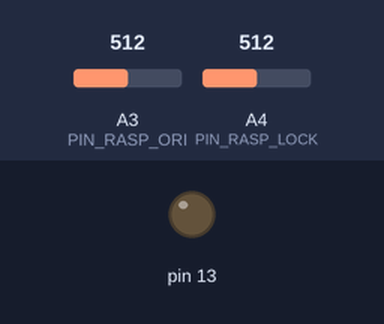
Recording of a sketch running on a simulated Arduino Uno, built with avr-gcc and run on an emulated ATmega328P. Parts: output pins drawn as LEDs (lit = HIGH). The test bench sets the inputs (shaded band); at power-on: A4 (PIN_RASP_LOCK) = 512, A3 (PIN_RASP_ORI) = 512. No radio packets arrive unless stated.

Above: at 2.2 s.
2.3 s: A4 (PIN_RASP_LOCK) set to 585
3.8 s: A4 (PIN_RASP_LOCK) set to 613
At 4.9 s:
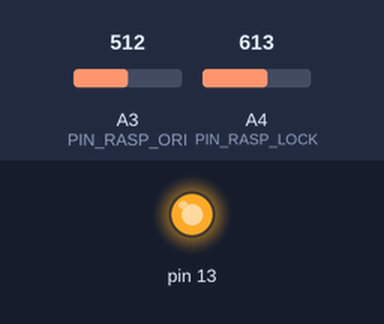
Timing chart, 0 to 6.8 s (numbered marks = the images above; inputs shaded):
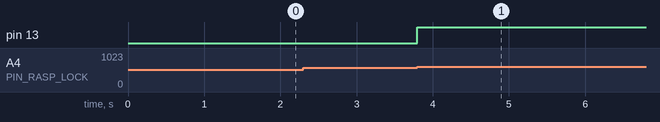

Measured:
- the behaviour switches between 600 and 601 on A4 (PIN_RASP_LOCK) (found by bisection; images 0 and 1)
- after the input at 2.3 s, every drawn part: stays the same
- after the input at 3.8 s, pin 13: LOW → HIGH at once

The sketch:

Nano_Balise.ino
```cpp
#include <VirtualWire.h>

#define PIN_RASP_ORI 3
#define PIN_RASP_LOCK 4

const char msg_Balise_Sud[4] = "SUDE";
const char msg_Balise_Nord[4] = "NORE";

void setup() {

pinMode(PIN_RASP_ORI, INPUT);
pinMode(13, OUTPUT);

digitalWrite(13, LOW);

vw_setup(2000);

delay(1000);
}

void loop() {
  if(analogRead(PIN_RASP_LOCK) > 600){
    if(analogRead(PIN_RASP_ORI) > 600){
      RF_OK_S();
    }
    else{
      RF_OK_N();
    }
  }

}

void RF_OK_S(){
  digitalWrite(13, HIGH);
  vw_send(msg_Balise_Sud, 4);
  vw_wait_tx();
  delay(4000);
  digitalWrite(13, LOW);
}


void RF_OK_N(){
  digitalWrite(13, HIGH);
  vw_send(msg_Balise_Nord, 4);
  vw_wait_tx();
  delay(4000);
  digitalWrite(13, LOW);
}
```
